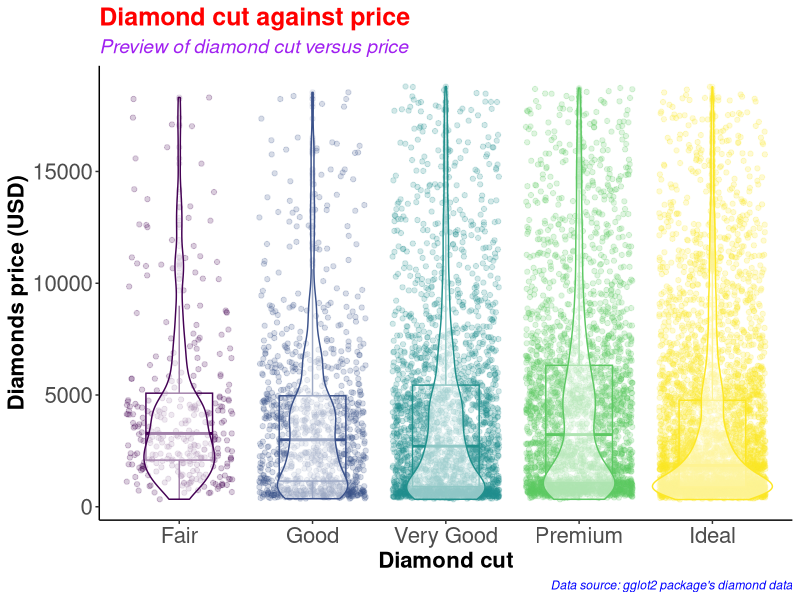
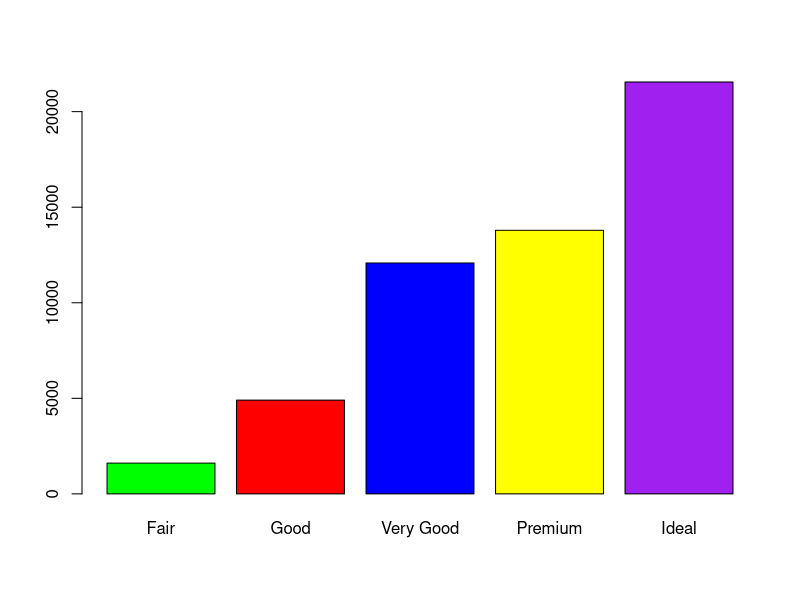
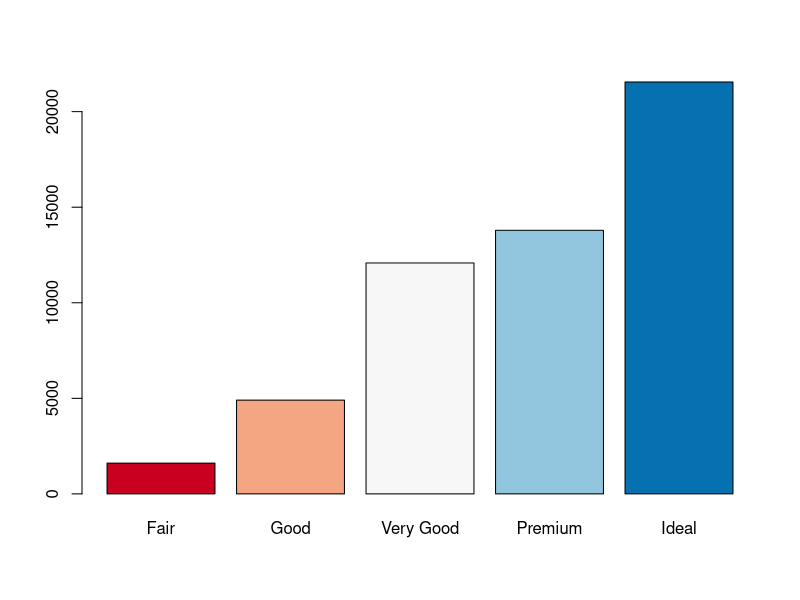
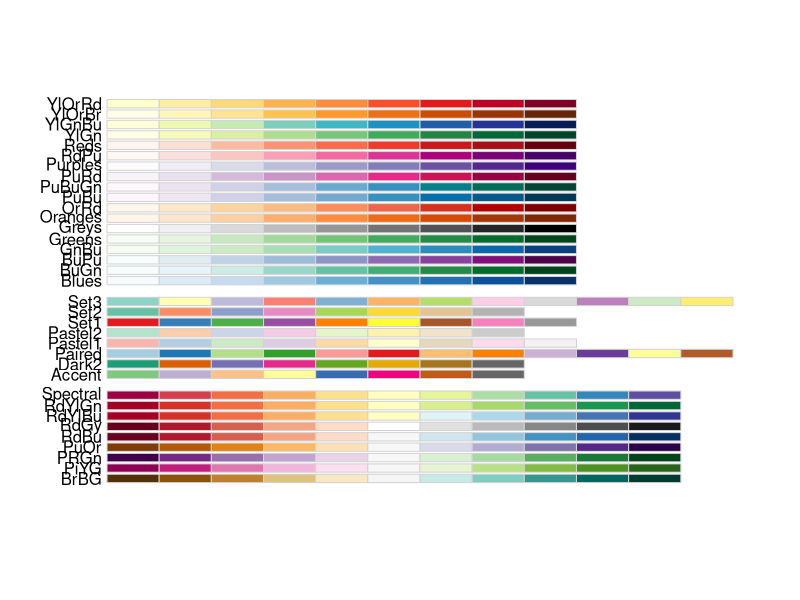
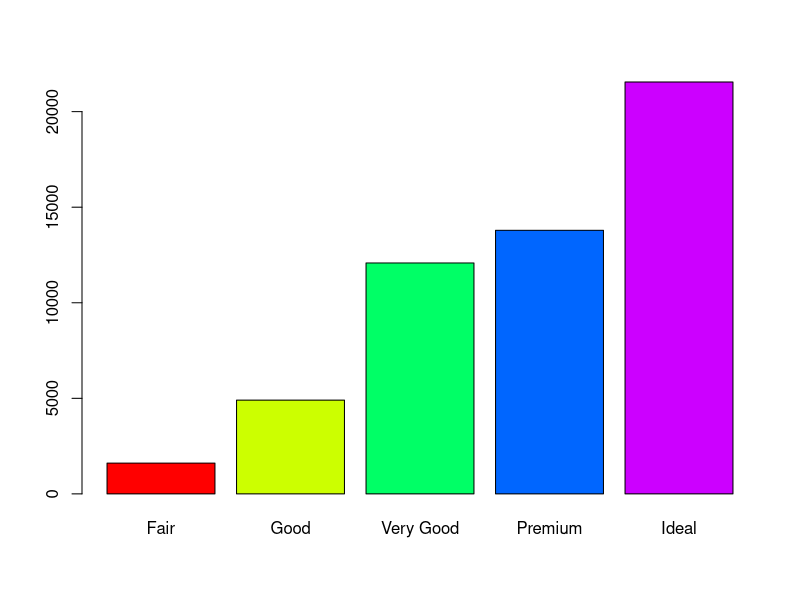
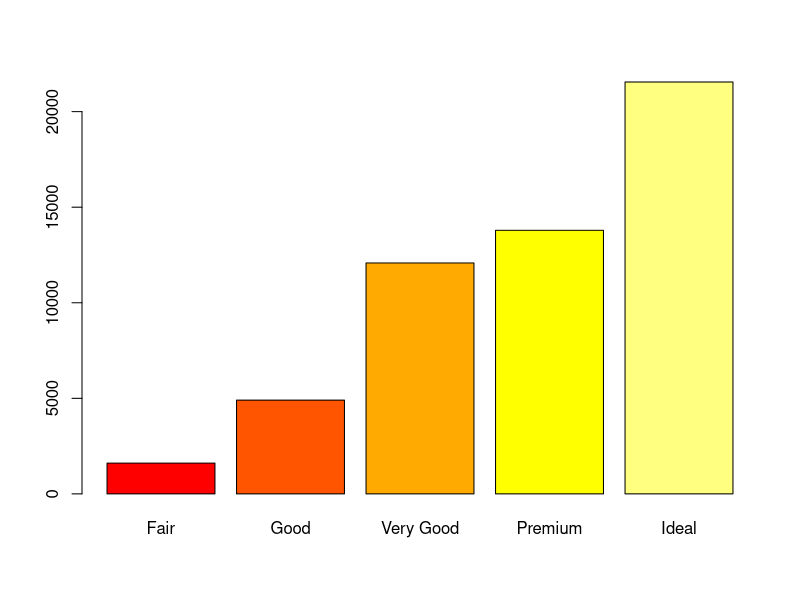
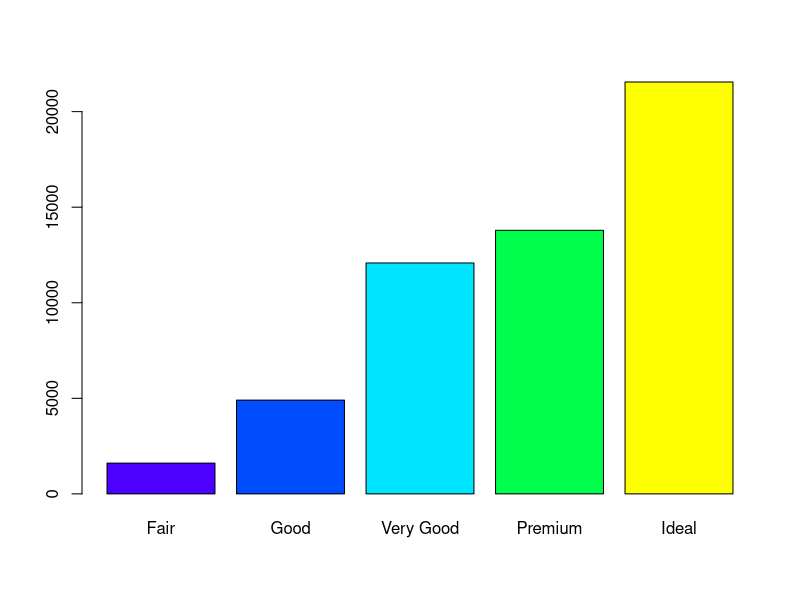
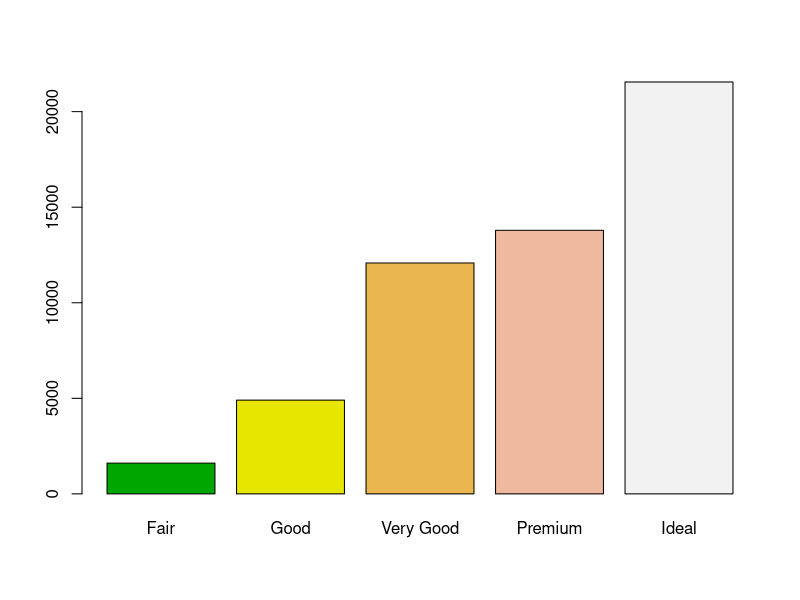

The R script that drew these images, in order:
#########################################
# Name: Wyclife Agumba Oluoch           #   
# E-mail: wyclifeoluoch@gmail.com       #
# GitHub: https://github.com/Wycology   #
# Task: Boxplot and violin plots in one #
# Date: 4th Jan 2021                    #
# Last edited: 16th Sept 2021           #
#########################################

# Loading the necessary libraries for the project

base::library(tidyverse) # This is for data wrangling and plotting.
base::library(RColorBrewer) # This is for generating color pallets for the plots.

diamonds_df <- diamonds # Saving the diamonds data-set to a new object in R.

utils::head(diamonds) # Checking the variables in the data-set for subsequent analyses
base::nrow(diamonds) # Checking for the number of rows in the data. 53940 observations
base::ncol(diamonds) # Checking the number of variables in the data-set. 10 variables

diamonds_df %>% # Picking the diamonds data, and then
  dplyr::slice_sample(n = 0.2*(nrow(diamonds))) %>% # Picking a portion of the data-set
  ggplot2::ggplot(ggplot2::aes(x = cut, y = price, color = cut)) + # Adding the mapping variables
  ggplot2::geom_point(position = "jitter", alpha = 0.2) + # Adding jitter and alpha
  ggplot2::geom_boxplot(alpha = 0.1, width = 0.5) + # Modifying dimensions of the boxplot 
  ggplot2::geom_violin(alpha = 0.5) + # Adding violin plot on top of the box and jitter
  ggplot2::theme_classic() + # Adding my preferred theme for publication.
  ggplot2::theme(legend.position = "none") + # Removing the legend; it is on the x-axis
  ggplot2::labs(x = "Diamond cut", # Labels the x-axis.
       y = "Diamonds price (USD)", # Labeling the y-axis
       title = "Diamond cut against price", # Setting tibble of the plot
       subtitle = "Preview of diamond cut versus price", # Descriptive title beneath TITLE
       caption = "Data source: gglot2 package's diamond data") +
  ggplot2::theme(axis.text = ggplot2::element_text(size=16), # Size of labels on tick-marks
        axis.title = ggplot2::element_text(size=16,face="bold")) + # Size of axis labels
  ggplot2::theme(plot.title = ggplot2::element_text(color = 'red', size = 18, face = 'bold'),
        plot.subtitle = ggplot2::element_text(color = 'purple', size = 14, face = 'italic'),
        plot.caption = ggplot2::element_text(color = 'blue', face = 'italic'))

diamonds %>% # Picking the diamonds data, and then
  dplyr::filter(cut == 'Very Good') %>% # Picking the very good cut 
  base::nrow() # counting the number of rows with very good cut

diamonds %>% 
  dplyr::select(cut) %>% 
  base::table() %>% 
  graphics::barplot(col = c('green', 'red', 'blue', 'yellow', 'purple'))

# Instead of specifying the colors, we can simply use the color brewer panel 

diamonds %>% 
  dplyr::select(cut) %>% 
  base::table() %>% 
  graphics::barplot(col = RColorBrewer::brewer.pal(n = 5, name = "RdBu"))
# To display more brewer colors options to use, run the following function:

RColorBrewer::display.brewer.all()

# Can also use rainbow colors

diamonds %>% 
  dplyr::select(cut) %>% 
  base::table() %>% 
  graphics::barplot(col = grDevices::rainbow(5))

# Can also use heat.colors
diamonds %>% 
  dplyr::select(cut) %>% 
  base::table() %>% 
  graphics::barplot(col = grDevices::heat.colors(5))

# Can also use topographic colors

diamonds %>% 
  dplyr::select(cut) %>% 
  base::table() %>% 
  graphics::barplot(col = grDevices::topo.colors(5))

# Can also use terrain colors for the plot
diamonds %>% 
  dplyr::select(cut) %>% 
  base::table() %>% 
  graphics::barplot(col = grDevices::terrain.colors(5))

# Can also use cm.colors
diamonds %>% 
  dplyr::select(cut) %>% 
  base::table() %>% 
  graphics::barplot(col = grDevices::cm.colors(5)) 

# That is awesome. Good for the day.
